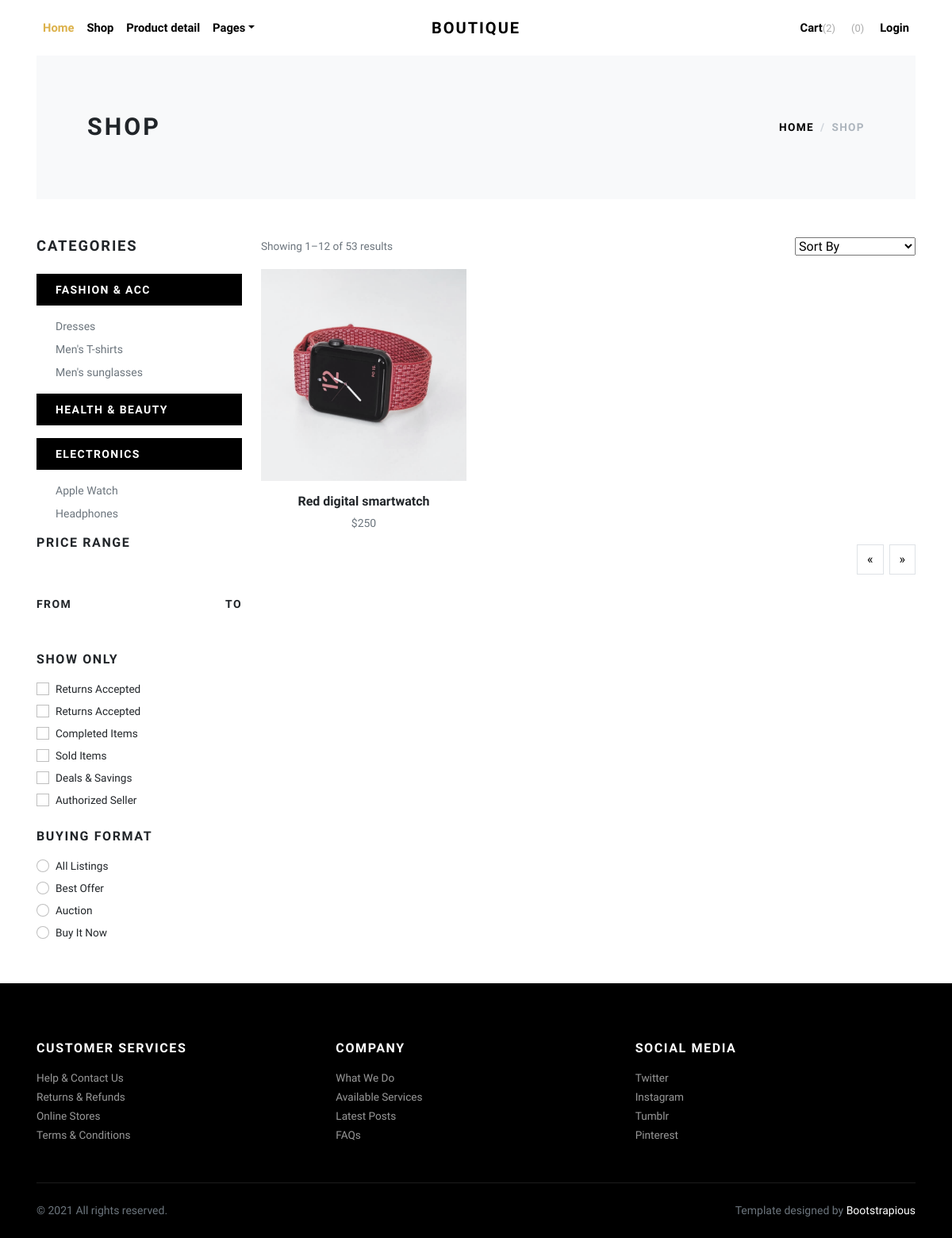
Screenshot of /shop/categories/apple-watch/ with the database file from the repository.
### pages/models.py (models this page shows, shortened)
class MainCategory(models.Model):
    title = models.CharField(verbose_name="Название основной категории", max_length=100, unique=True)
    class Meta:
        verbose_name = "Основная категория"
        verbose_name_plural = "Основные категории"

class Category(models.Model):
    title = models.CharField(verbose_name="Название категории", max_length=100, unique=True)
    slug = models.SlugField(unique=True, default="")
    main_category = models.ForeignKey(MainCategory, on_delete=models.CASCADE, null=True, blank=True)
    def get_absolute_url(self):
        return reverse('main:category_products', kwargs={"slug": self.slug})
    class Meta:
        verbose_name = "Категория"
        verbose_name_plural = "Категории"

class Product(models.Model):
    title = models.CharField(verbose_name="Название товара", max_length=150, unique=True, default="")
    description = models.TextField(verbose_name="Описание товара")
    price = models.IntegerField(verbose_name="Цена товара")
    quantity = models.IntegerField(verbose_name="Кол-во товара" , default=10)
    is_available = models.BooleanField(default=True, verbose_name="В наличии")
    main_category = models.ForeignKey(MainCategory, on_delete=models.CASCADE, null=True, blank=True)
    category = models.ForeignKey(Category, on_delete=models.CASCADE)
    slug = models.SlugField(default="")
    def get_absolute_url(self):
        return reverse('main:product_detail', kwargs={"slug": self.slug})
    def get_first_photo(self):
        try:
            photo = self.productimage_set.all()[0].photo.url
            return photo
        except Exception as e:
            return "https://images.satu.kz/126101312_w640_h640_razdel-v-razrabotketovary.jpg"
    class Meta:
        verbose_name = "Продукт"
        verbose_name_plural = "Продукты"

class ProductImage(models.Model):
    photo = models.ImageField(verbose_name="Фото", upload_to="products/", null=True, blank=True)
    product = models.ForeignKey(Product, on_delete=models.CASCADE)

### pages/views.py (the view)
# urls.py: path("shop/categories/<slug:slug>/", views.category_products, name="category_products"),
def category_products(request, slug):
    main_categories = MainCategory.objects.all()
    categories = Category.objects.all()
    category = Category.objects.get(slug=slug)
    products = Product.objects.filter(category=category)
    context = {
        "main_categories": main_categories,
        "categories": categories,
        "products": products,
    }
    return render(request, "pages/shop.html", context)

### templates/pages/shop.html (shortened to what this page needs)
{% extends 'base.html' %}
{% block content %}
<div class="container">
    <section class="py-5 bg-light">
        <div class="container">
            <div class="row px-4 px-lg-5 py-lg-4 align-items-center">
                <div class="col-lg-6">
                    <h1 class="h2 text-uppercase mb-0">Shop</h1>
                </div>
                <div class="col-lg-6 text-lg-end">
                    <nav aria-label="breadcrumb">
                        <ol class="breadcrumb justify-content-lg-end mb-0 px-0 bg-light">
                            <li class="breadcrumb-item"><a class="text-dark" href="{% url 'main:home' %}">Home</a></li>
                            <li class="breadcrumb-item active" aria-current="page">Shop</li>
                        </ol>
                    </nav>
                </div>
            </div>
        </div>
    </section>
    <section class="py-5">
        <div class="container p-0">
            <div class="row">
                <div class="col-lg-3 order-2 order-lg-1">
                    <h5 class="text-uppercase mb-4">Categories</h5>
                    {% for main_category in main_categories %}
                    <div class="py-2 px-4 bg-dark text-white mb-3"><strong class="small text-uppercase fw-bold">
                        {{ main_category.title }}
                    </strong></div>
                    <ul class="list-unstyled small text-muted ps-lg-4 font-weight-normal">
                        {% for category in categories %}
                        {% if main_category.title == category.main_category.title %}
                        <li class="mb-2"><a class="reset-anchor" href="{{ category.get_absolute_url }}">{{ category.title }}</a></li>
                        {% endif %}
                        {% endfor %}
                    </ul>
                    {% endfor %}
                    <h6 class="text-uppercase mb-4">Price range</h6>
                    <div class="price-range pt-4 mb-5">
                        <div class="row pt-2">
                            <div class="col-6"><strong class="small fw-bold text-uppercase">From</strong></div>
                            <div class="col-6 text-end"><strong class="small fw-bold text-uppercase">To</strong></div>
                        </div>
                    </div>
                    <h6 class="text-uppercase mb-3">Show only</h6>
                    <div class="form-check mb-1">
                        <input class="form-check-input" type="checkbox" id="checkbox_1">
                        <label class="form-check-label" for="checkbox_1">Returns Accepted</label>
                    </div>
                    <div class="form-check mb-1">
                        <input class="form-check-input" type="checkbox" id="checkbox_2">
                        <label class="form-check-label" for="checkbox_2">Returns Accepted</label>
                    </div>
                    <div class="form-check mb-1">
                        <input class="form-check-input" type="checkbox" id="checkbox_3">
                        <label class="form-check-label" for="checkbox_3">Completed Items</label>
                    </div>
                    <div class="form-check mb-1">
                        <input class="form-check-input" type="checkbox" id="checkbox_4">
                        <label class="form-check-label" for="checkbox_4">Sold Items</label>
                    </div>
                    <div class="form-check mb-1">
                        <input class="form-check-input" type="checkbox" id="checkbox_5">
                        <label class="form-check-label" for="checkbox_5">Deals &amp; Savings</label>
                    </div>
                    <div class="form-check mb-4">
                        <input class="form-check-input" type="checkbox" id="checkbox_6">
                        <label class="form-check-label" for="checkbox_6">Authorized Seller</label>
                    </div>
                    <h6 class="text-uppercase mb-3">Buying format</h6>
                    <div class="form-check mb-1">
                        <input class="form-check-input" type="radio" name="customRadio" id="radio_1">
                        <label class="form-check-label" for="radio_1">All Listings</label>
                    </div>
                    <div class="form-check mb-1">
                        <input class="form-check-input" type="radio" name="customRadio" id="radio_2">
                        <label class="form-check-label" for="radio_2">Best Offer</label>
                    </div>
                    <div class="form-check mb-1">
                        <input class="form-check-input" type="radio" name="customRadio" id="radio_3">
                        <label class="form-check-label" for="radio_3">Auction</label>
                    </div>
                    <div class="form-check mb-1">
                        <input class="form-check-input" type="radio" name="customRadio" id="radio_4">
                        <label class="form-check-label" for="radio_4">Buy It Now</label>
                    </div>
                </div>
                <div class="col-lg-9 order-1 order-lg-2 mb-5 mb-lg-0">
                    <div class="row mb-3 align-items-center">
                        <div class="col-lg-6 mb-2 mb-lg-0">
                            <p class="text-sm text-muted mb-0">Showing 1–12 of 53 results</p>
                        </div>
                        <div class="col-lg-6">
                            <ul class="list-inline d-flex align-items-center justify-content-lg-end mb-0">
                                <li class="list-inline-item">
                                    <select class="selectpicker" data-customclass="form-control form-control-sm">
                                        <option value>Sort By</option>
                                    </select>
                                </li>
                            </ul>
                        </div>
                    </div>
                    <div class="row">
                        {% for product in products %}
                        <div class="col-lg-4 col-sm-6">
                            <div class="product text-center">
                                <div class="mb-3 position-relative">
                                    <a class="d-block" href=""><img class="img-fluid w-100"
                                                                               src="{{ product.get_first_photo}}" alt="..."></a>
                                </div>
                                <h6><a class="reset-anchor" href="{{ product.get_absolute_url }}">{{ product.title }}</a></h6>
                                <p class="small text-muted">${{ product.price }}</p>
                            </div>
                        </div>
                        {% endfor %}
                    </div>
                    <nav aria-label="Page navigation example">
                        <ul class="pagination justify-content-center justify-content-lg-end">
                            <li class="page-item mx-1"><a class="page-link" href="" aria-label="Previous"><span
                                    aria-hidden="true">«</span></a></li>
                            <li class="page-item ms-1"><a class="page-link" href="" aria-label="Next"><span
                                    aria-hidden="true">»</span></a></li>
                        </ul>
                    </nav>
                </div>
            </div>
        </div>
    </section>
</div>
{% endblock content %}

### rows the page displays
MainCategory: title "FASHION & ACC"
Category: title "Dresses"
Category: title "Men's T-shirts"
Category: title "Men's sunglasses"
MainCategory: title "HEALTH & BEAUTY"
MainCategory: title "ELECTRONICS"
Category: title "Apple Watch"
Category: title "Headphones"
Product: get_first_photo (picture), title "Red digital smartwatch", price "250"
